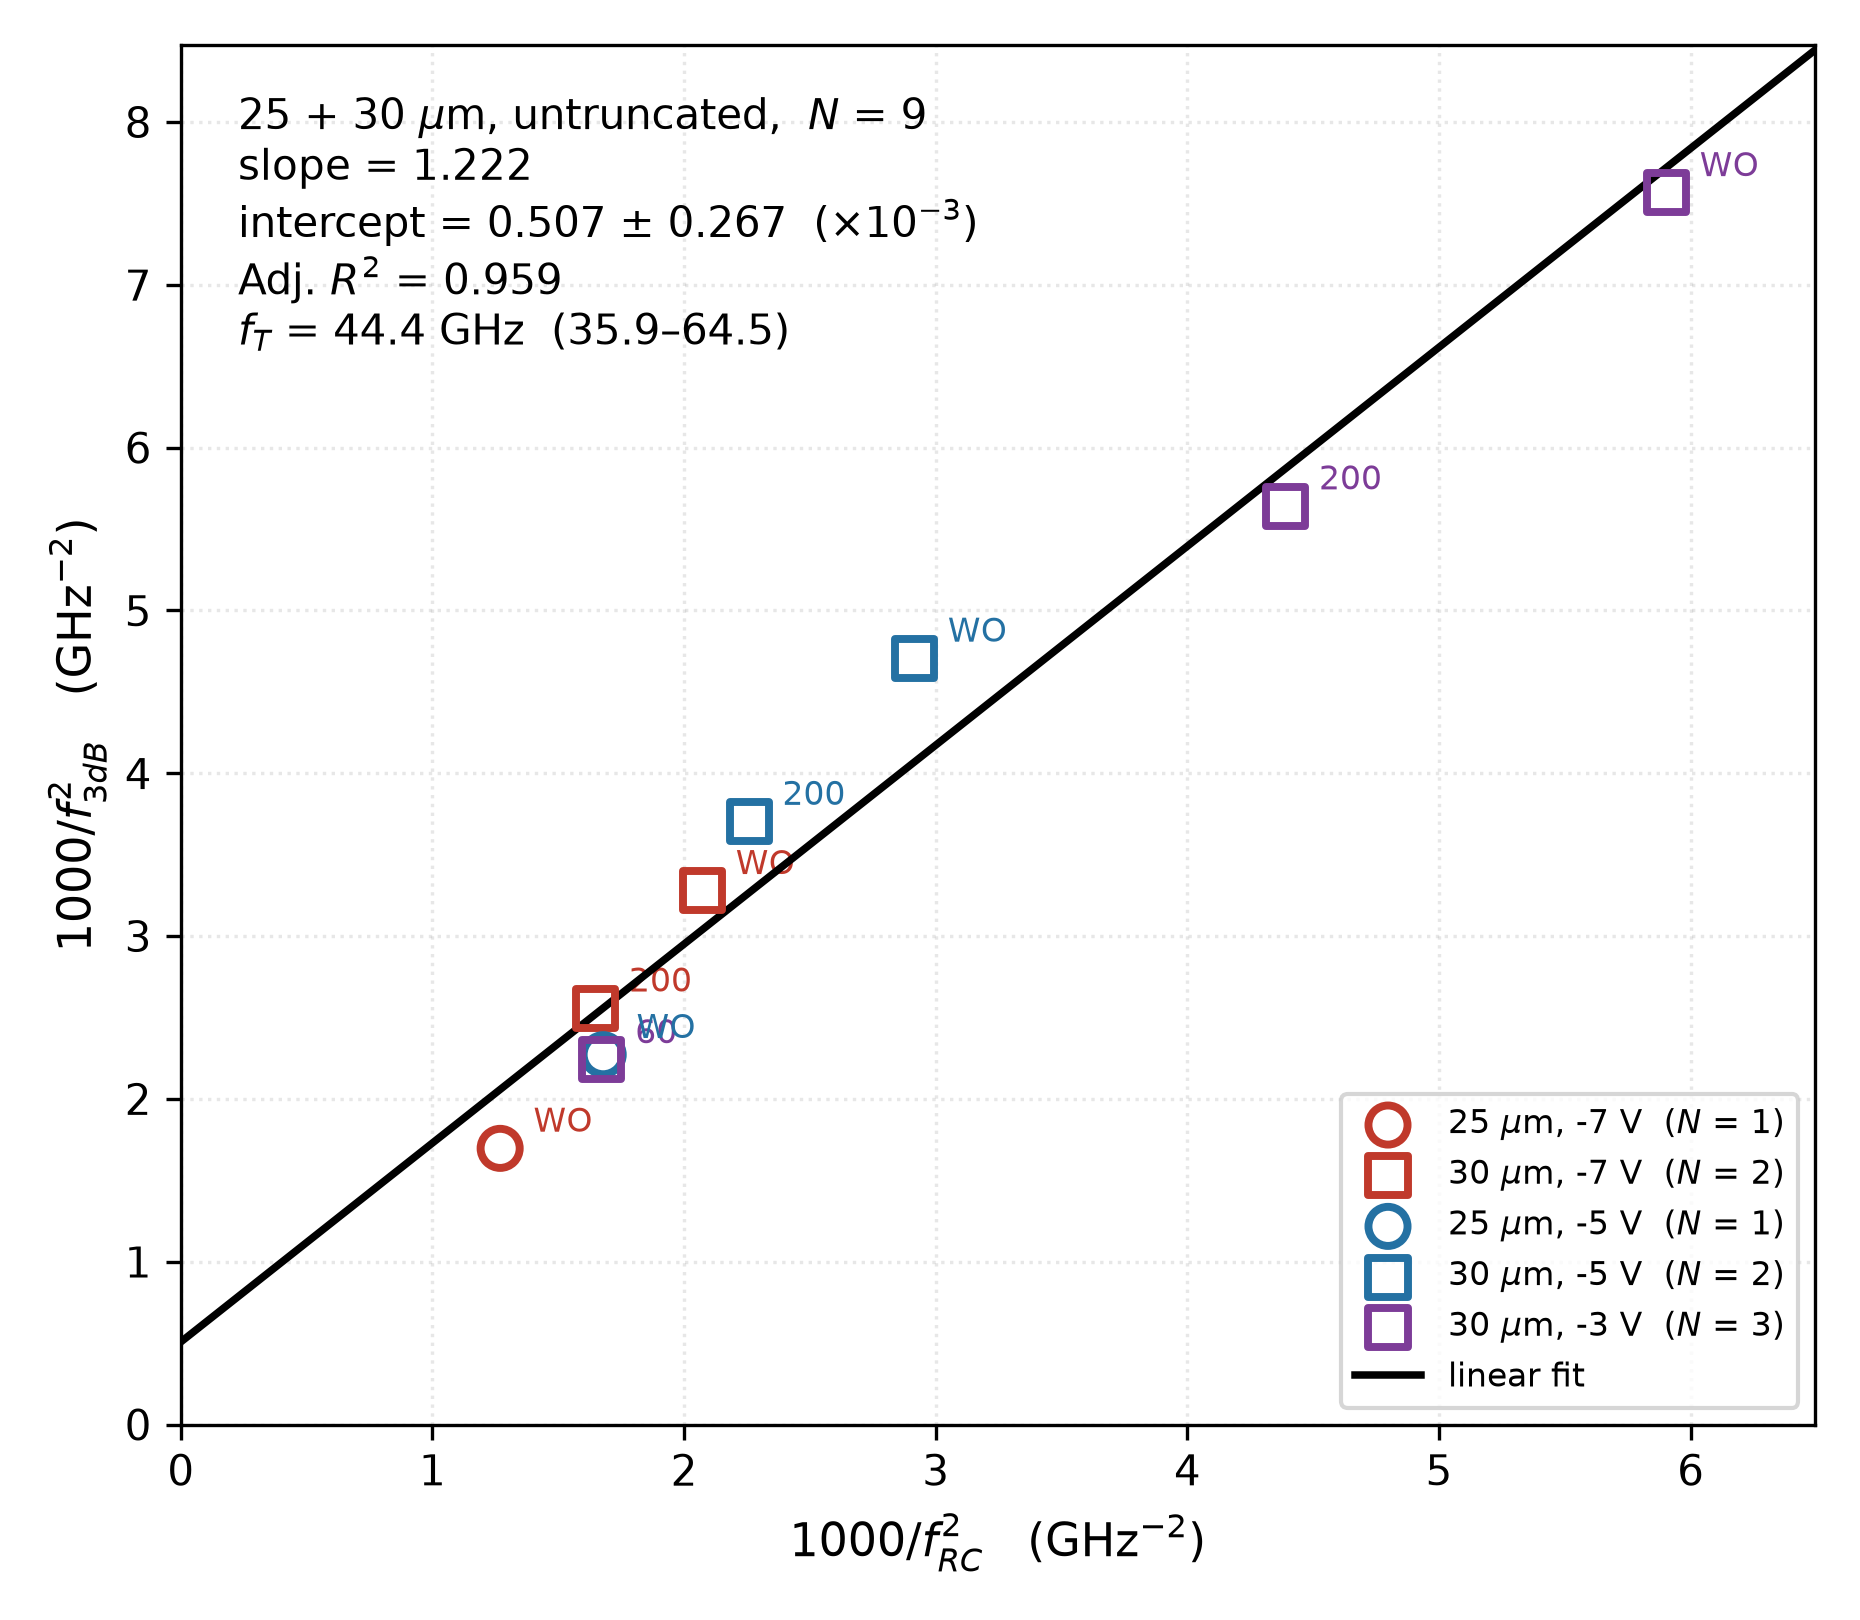

Write Python code to recreate this figure.
"""25 + 30 um, untruncated sweeps only: the 9 points and their linear fit."""
import numpy as np, pandas as pd
import matplotlib
matplotlib.use('Agg')
import matplotlib.pyplot as plt

t = pd.read_csv('ft_userbw.csv')
g = t[(t.D != 40) & t.ok].copy().sort_values('x')
x, y = g.x.values, g.y.values
A = np.vstack([x, np.ones_like(x)]).T
(sl, b), *_ = np.linalg.lstsq(A, y, rcond=None)
res = y - A @ [sl, b]
r2 = 1 - (res**2).sum()/((y - y.mean())**2).sum()
adj = 1 - (1 - r2)*(len(x) - 1)/(len(x) - 2)
cov = (res**2).sum()/(len(x) - 2)*np.linalg.inv(A.T @ A); se = np.sqrt(cov[1, 1])
f = lambda v: np.sqrt(1000/v) if v > 0 else np.nan
fT, lo, hi = f(b), f(b + se), f(b - se)
print(f'N={len(x)} slope={sl:.3f} intercept={b:+.3f}+-{se:.3f} AdjR2={adj:.3f} '
      f'f_T={fT:.1f} ({lo:.1f}-{hi:.1f})')

MK = {25: 'o', 30: 's'}; CV = {-3: '#7d3c98', -5: '#2471a3', -7: '#c0392b'}
fig, ax = plt.subplots(figsize=(6.2, 5.4))
for V in (-7, -5, -3):
    for D in (25, 30):
        q = g[(g.V == V) & (g.D == D)]
        if len(q):
            ax.scatter(q.x, q.y, s=88, marker=MK[D], facecolor='none',
                       edgecolor=CV[V], lw=1.9, zorder=5,
                       label=f'{D} $\\mu$m, {V} V  ($N$ = {len(q)})')
for _, r in g.iterrows():
    ax.annotate(r.lab, (r.x, r.y), textcoords='offset points', xytext=(8, 4),
                fontsize=8, color=CV[r.V])
xr = np.linspace(0, x.max()*1.1, 40)
ax.plot(xr, sl*xr + b, 'k-', lw=1.8, zorder=4, label='linear fit')
hs = f'{hi:.1f}' if np.isfinite(hi) else '$\\infty$'
ax.annotate(f'25 + 30 $\\mu$m, untruncated,  $N$ = {len(x)}\n'
            f'slope = {sl:.3f}\n'
            f'intercept = {b:.3f} $\\pm$ {se:.3f}  ($\\times10^{{-3}}$)\n'
            f'Adj. $R^2$ = {adj:.3f}\n'
            f'$f_T$ = {fT:.1f} GHz  ({lo:.1f}–{hs})',
            xy=(0.035, 0.965), xycoords='axes fraction', va='top', fontsize=10)
ax.set_xlabel(r'$1000/f_{RC}^{2}$   (GHz$^{-2}$)', fontsize=11)
ax.set_ylabel(r'$1000/f_{3dB}^{2}$   (GHz$^{-2}$)', fontsize=11)
ax.set_xlim(0, x.max()*1.1); ax.set_ylim(0, y.max()*1.12)
ax.grid(alpha=.3, ls=':'); ax.legend(fontsize=8, loc='lower right')
fig.tight_layout(); fig.savefig('ft_userbw_no40_clean.png', dpi=300)
print('wrote ft_userbw_no40_clean.png')
